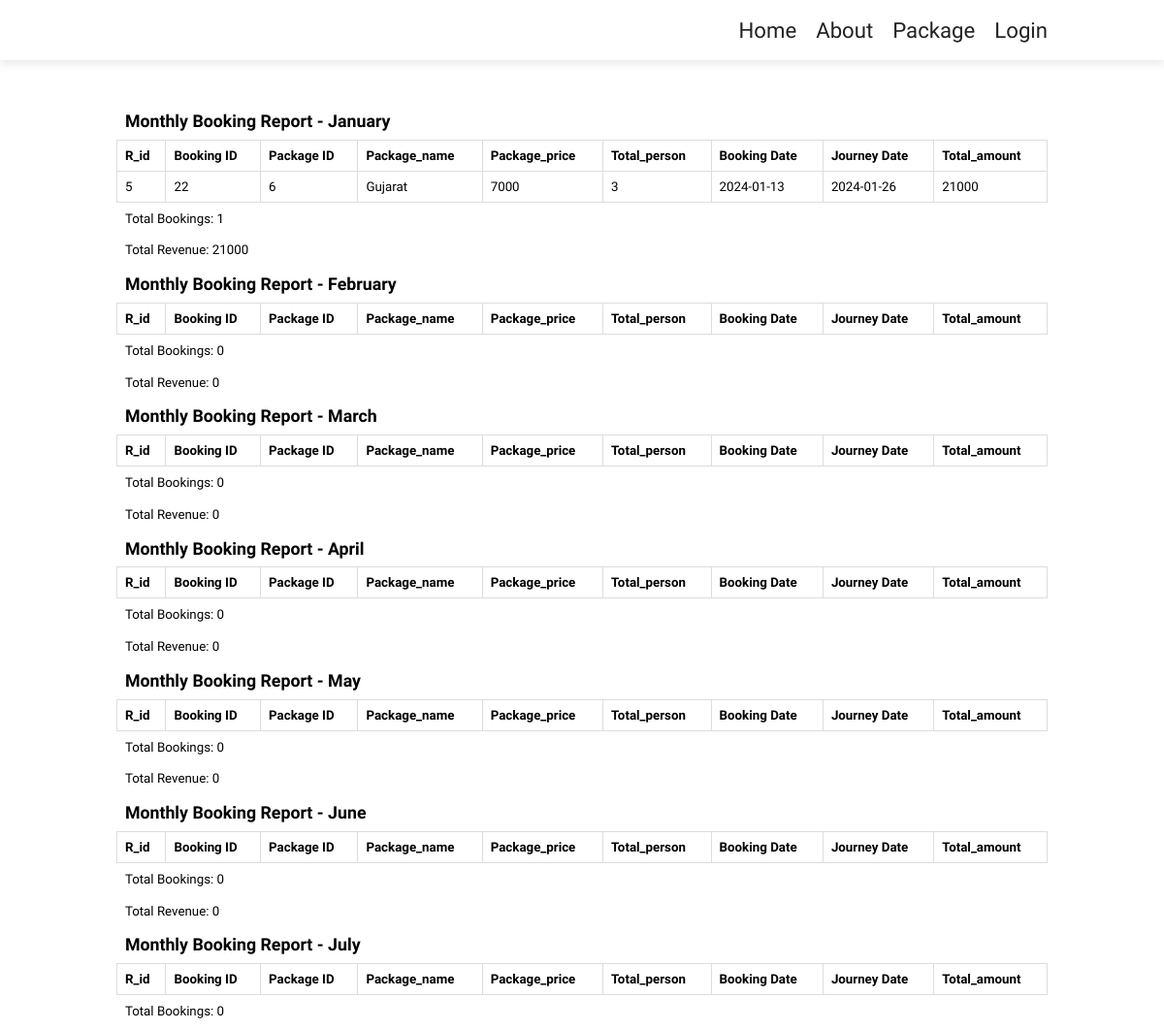
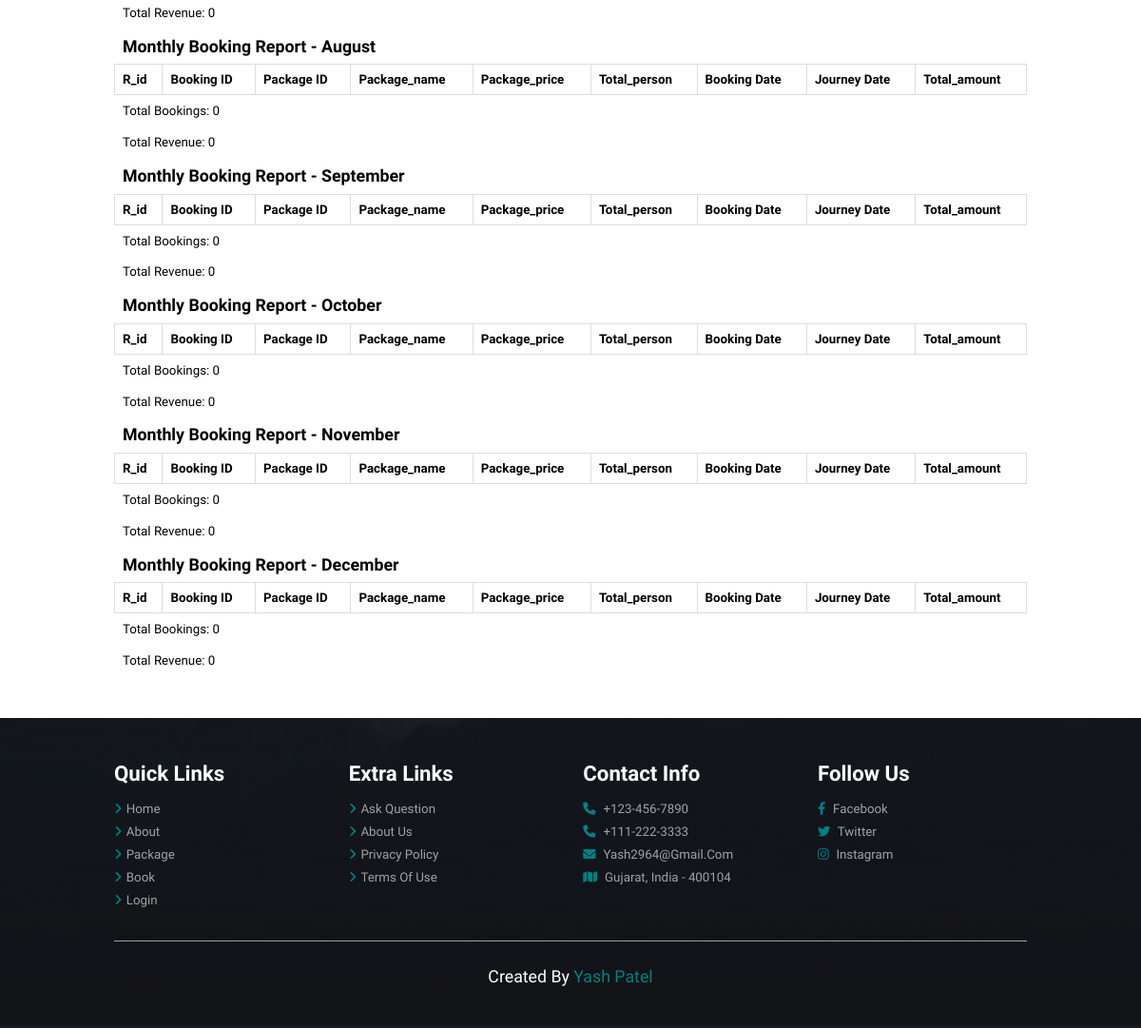
/t_report.php, run on the app's committed database (2 pictures, top to bottom).
### tables this page shows
CREATE TABLE `a_booking_table` (
  `a_book_id` int(11) NOT NULL,
  `r_id` int(11) NOT NULL,
  `package_id` int(11) NOT NULL,
  `book_date` date NOT NULL,
  `journey_date` date NOT NULL,
  `total_person` int(11) NOT NULL,
  `total_amount` int(25) NOT NULL
);

CREATE TABLE `registration_table` (
  `r_id` int(11) NOT NULL,
  `name` varchar(50) NOT NULL,
  `email_id` varchar(25) NOT NULL,
  `password` int(8) NOT NULL,
  `state` varchar(20) NOT NULL,
  `city` varchar(25) NOT NULL,
  `pincode` int(6) NOT NULL,
  `contact_number` varchar(10) NOT NULL,
  `user_type` varchar(20) NOT NULL DEFAULT 'user'
);

CREATE TABLE `packa_table` (
  `package_id` int(11) NOT NULL,
  `package_name` varchar(300) NOT NULL,
  `day_night` varchar(30) NOT NULL,
  `price` int(20) NOT NULL,
  `image` varchar(150) NOT NULL,
  `state_id` int(11) NOT NULL
);

### t_report.php (the view, shortened to what this page needs)
<?php
$conn = mysqli_connect("localhost","root","","tour");
?>
<!DOCTYPE html>
<html>
<head>
     <link rel="stylesheet" href="https://cdn.jsdelivr.net/npm/swiper@8/swiper-bundle.min.css"/>
     <link rel="stylesheet" href="https://cdnjs.cloudflare.com/ajax/libs/font-awesome/6.2.1/css/all.min.css"/>
     <link rel="stylesheet" type="text/css" href="https://fontawesome.com/v4.7.0/icons">
     <link rel="stylesheet" type="text/css" href="css/style.css">
</head>
<body>
<section class="header">
   <nav class="navbar">
       <a href="user_page.php">Home</a>
       <a href="about.php">About</a>
       <a href="package.php">Package</a>
       <a href="login.php">Login</a>
   </nav>
</section>
<section>
<?php
$year = date('Y');
for ($month = 1; $month <= 12; $month++) {
    $sql = "select r.r_id, b.a_book_id, b.book_date ,b.journey_date, b.total_amount, b.total_person, p.package_id, p.package_name, p.price from a_booking_table b, packa_table p, registration_table r WHERE  b.package_id=p.package_id and b.r_id=r.r_id AND MONTH(journey_date) = $month AND YEAR(journey_date) = $year";
    $result = $conn->query($sql);
    $total_revenue = 0;
    $num_bookings = 0;
    $report_data = array();
    if ($result->num_rows > 0) {
        while($row = $result->fetch_assoc()) {
            $total_revenue += $row['total_amount'];
            $num_bookings++;
            $report_data[] = $row;
        }
    }
    echo "<h2>Monthly Booking Report - ".date('F', mktime(0, 0, 0, $month, 1))."</h2>";
    echo "<table>";
    echo "<tr>
           <th>r_id</th>
           <th>Booking ID</th>
           <th>package ID</th>
           <th>package_name</th>
           <th>package_price</th>
           <th>Total_person</th>
           <th>Booking Date</th>
           <th>journey Date</th>
           <th>Total_amount</th>
           </tr>";
    foreach ($report_data as $booking) {
        echo "<tr>";
        echo "<td>".$booking['r_id']."</td>";
        echo "<td>".$booking['a_book_id']."</td>";
        echo "<td>".$booking['package_id']."</td>";
        echo "<td>".$booking['package_name']."</td>";
        echo "<td>".$booking['price']."</td>";
        echo "<td>".$booking['total_person']."</td>";
        echo "<td>".$booking['book_date']."</td>";
        echo "<td>".$booking['journey_date']."</td>";
        echo "<td>".$booking['total_amount']."</td>";
        echo "</tr>";
    }
    echo "</table>";
    echo "<p>Total Bookings: ".$num_bookings."</p>";
    echo "<p>Total Revenue: ".$total_revenue."</p>";
}
?>
</section>
<section class="footer">
  <div class="box-container">
      <div class="box">
        <h3>quick links</h3>
          <a href="admin_page.php"> <i class="fas fa-angle-right"></i>Home</a>
          <a href="admin_page.php"> <i class="fas fa-angle-right"></i>About</a>
          <a href="admin_page.php"> <i class="fas fa-angle-right"></i>Package</a>
          <a href="admin_page.php"> <i class="fas fa-angle-right"></i>Book</a>
          <a href="admin_page.php"> <i class="fas fa-angle-right"></i>Login</a>
      </div>
      <div class="box">
        <h3>extra links</h3>
          <a href="#"> <i class="fas fa-angle-right"></i>Ask question</a>
          <a href="#"> <i class="fas fa-angle-right"></i>About us</a>
          <a href="#"> <i class="fas fa-angle-right"></i>Privacy policy</a>
          <a href="#"> <i class="fas fa-angle-right"></i>terms of use</a>
      </div>
      <div class="box">
        <h3>Contact info</h3>
          <a href="#"> <i class="fas fa-phone"></i> +123-456-7890</a>
          <a href="#"> <i class="fas fa-phone"></i> +111-222-3333</a>
          <a href="#"> <i class="fas fa-envelope"></i> yash2964@gmail.com</a>
          <a href="#"> <i class="fas fa-map"></i> Gujarat, India - 400104</a>
      </div>
      <div class="box">
        <h3>follow us</h3>
          <a href="#"> <i class="fab fa-facebook-f"></i> facebook</a>
          <a href="#"> <i class="fab fa-twitter"></i> twitter</a>
          <a href="#"> <i class="fab fa-instagram"></i> instagram</a>
      </div>
 </div>
 <div class="credit"> Created by <span>Yash Patel</span></div>
</section>
</body>
</html>

### data on the page
a_booking_table: r.r_id "5", a_book_id "22", package.package_id "6", package.package_name "Gujarat", package.price "7000", total_person "3", book_date "2024-01-13", journey_date "2024-01-26", total_amount "21000"

### other printed values
date('F', mktime(0, 0, 0, $month, 1)) "January"
$num_bookings "1"
$total_revenue "21000"
date('F', mktime(0, 0, 0, $month, 1)) "February"
$num_bookings "0"
$total_revenue "0"
date('F', mktime(0, 0, 0, $month, 1)) "March"
date('F', mktime(0, 0, 0, $month, 1)) "April"
date('F', mktime(0, 0, 0, $month, 1)) "May"
date('F', mktime(0, 0, 0, $month, 1)) "June"
date('F', mktime(0, 0, 0, $month, 1)) "July"
date('F', mktime(0, 0, 0, $month, 1)) "August"
date('F', mktime(0, 0, 0, $month, 1)) "September"
date('F', mktime(0, 0, 0, $month, 1)) "October"
date('F', mktime(0, 0, 0, $month, 1)) "November"
